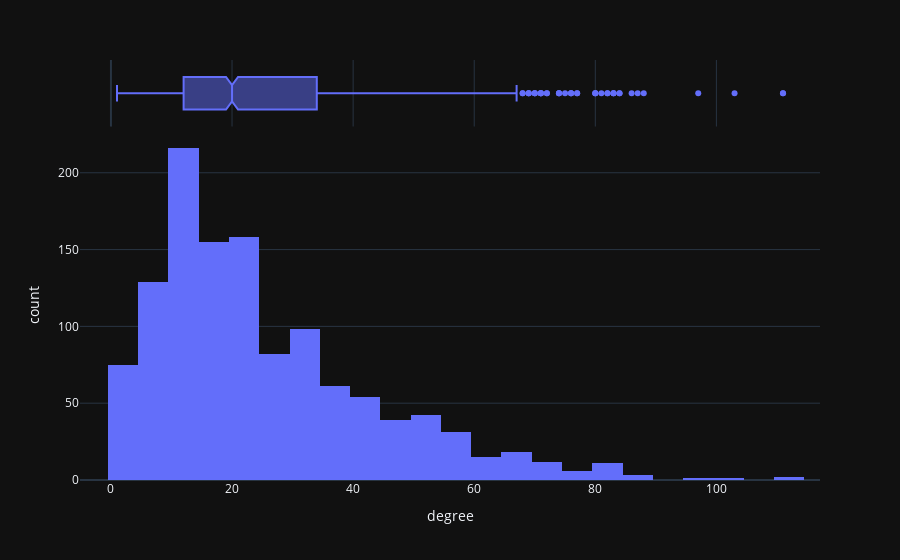

Notebook source saved alongside this figure:
### Markdown cell above
### Rozkłady:

### Code cell
px.histogram(person_ranking, x="degree", marginal="box")

### Figure 1 — Plotly figure (JSON) as saved in the notebook; plotly's stock layout.template omitted (floating-point values rounded to 4 significant figures; data arrays with more than 128 entries replaced by an {"elided": "..."} marker saying what was removed)
{"data": [{"alignmentgroup": "True", "bingroup": "x", "hovertemplate": "degree=%{x}<br>count=%{y}<extra></extra>", "legendgroup": "", "marker": {"color": "#636efa", "pattern": {"shape": ""}}, "name": "", "offsetgroup": "", "orientation": "v", "showlegend": false, "x": {"elided": "1209 int values"}, "xaxis": "x", "yaxis": "y", "type": "histogram"}, {"alignmentgroup": "True", "hovertemplate": "degree=%{x}<extra></extra>", "legendgroup": "", "marker": {"color": "#636efa"}, "name": "", "notched": true, "offsetgroup": "", "showlegend": false, "x": {"elided": "1209 int values"}, "xaxis": "x2", "yaxis": "y2", "type": "box"}], "layout": {"xaxis": {"anchor": "y", "domain": [0.0, 1.0], "title": {"text": "degree"}}, "yaxis": {"anchor": "x", "domain": [0.0, 0.8316], "title": {"text": "count"}}, "xaxis2": {"anchor": "y2", "domain": [0.0, 1.0], "matches": "x", "showticklabels": false, "showgrid": true}, "yaxis2": {"anchor": "x2", "domain": [0.8416, 1.0], "matches": "y2", "showticklabels": false, "showline": false, "ticks": "", "showgrid": false}, "legend": {"tracegroupgap": 0}, "margin": {"t": 60}, "barmode": "relative"}}
